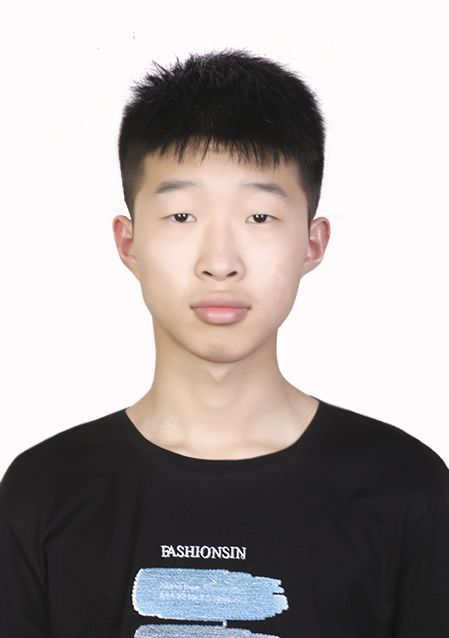
#> input picture 演示/face/20230001.jpg, 449 x 638 px
$ python merge_photos.py face
#> lines starting #> are read from the running program, lines starting #| are printed output that depends on the picture
from __future__ import annotations

import argparse
from math import ceil
from pathlib import Path

from PIL import Image, ImageOps


IMAGE_SUFFIXES = {".jpg", ".jpeg", ".png", ".bmp", ".webp"}


def parse_args() -> argparse.Namespace:
    parser = argparse.ArgumentParser(description="将文件夹中的图片合成为一张合照")
    parser.add_argument("input_dir", help="包含图片的文件夹路径")
    parser.add_argument(
        "-o",
        "--output",
        default=None,
        help="输出文件路径，默认输出到输入目录同级目录下",
    )
    parser.add_argument("--cols", type=int, default=5, help="每行图片数量，默认 5")
    parser.add_argument("--thumb-width", type=int, default=260, help="单张缩略图宽度")
    parser.add_argument("--thumb-height", type=int, default=320, help="单张缩略图高度")
    return parser.parse_args()


def collect_images(input_dir: Path) -> list[Path]:
    if not input_dir.exists() or not input_dir.is_dir():
        raise FileNotFoundError(f"输入文件夹不存在: {input_dir}")

    images = sorted(
        path
        for path in input_dir.iterdir()
        if path.is_file() and path.suffix.lower() in IMAGE_SUFFIXES
    )
    if not images:
        raise ValueError(f"文件夹中未找到可用图片: {input_dir}")
    return images


def build_output_path(input_dir: Path, output: str | None) -> Path:
    if output:
        return Path(output)
    return input_dir.parent / f"{input_dir.name}_group_photo.jpg"


def merge_photos(
    image_paths: list[Path],
    output_path: Path,
    cols: int,
    thumb_width: int,
    thumb_height: int,
) -> Path:
#> called with cols = 5, thumb_width = 260, thumb_height = 320
    cols = max(cols, 1)
    gap = 24
    margin = 40
    label_height = 36
    rows = ceil(len(image_paths) / cols)

    canvas_width = margin * 2 + cols * thumb_width + (cols - 1) * gap
    canvas_height = margin * 2 + rows * (thumb_height + label_height) + (rows - 1) * gap
    canvas = Image.new("RGB", (canvas_width, canvas_height), (245, 240, 232))
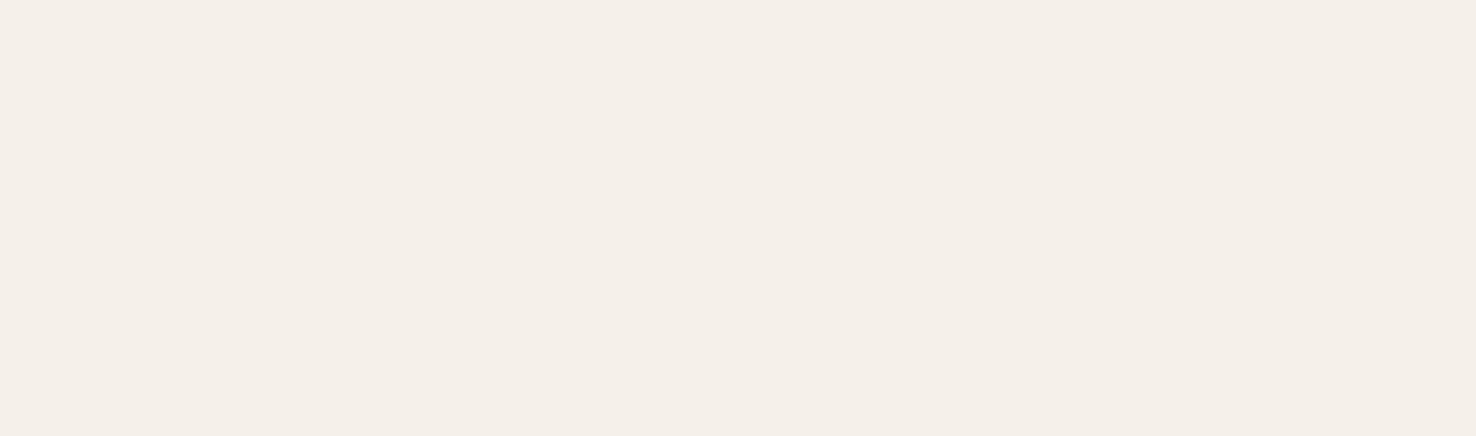
#> canvas: PIL image 1476x436 RGB; mean R, G, B 245, 240, 232

    for index, image_path in enumerate(image_paths):
        row = index // cols
        col = index % cols
        x = margin + col * (thumb_width + gap)
        y = margin + row * (thumb_height + label_height + gap)

        image = Image.open(image_path).convert("RGB")
#> image is the input picture: PIL image 449x638 RGB; mean R, G, B 168.9, 161.9, 160.9
        fitted = ImageOps.fit(
            image,
            (thumb_width, thumb_height),
            method=Image.Resampling.LANCZOS,
            centering=(0.5, 0.35),
        )
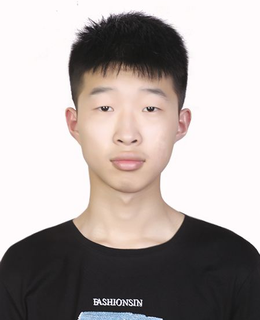
#> fitted: PIL image 260x320 RGB; mean R, G, B 174.1, 165.7, 163.5
        framed = ImageOps.expand(fitted, border=4, fill=(255, 255, 255))
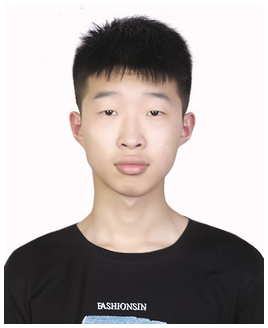
#> framed: PIL image 268x328 RGB; mean R, G, B 178.5, 170.4, 168.4
        canvas.paste(framed, (x, y))
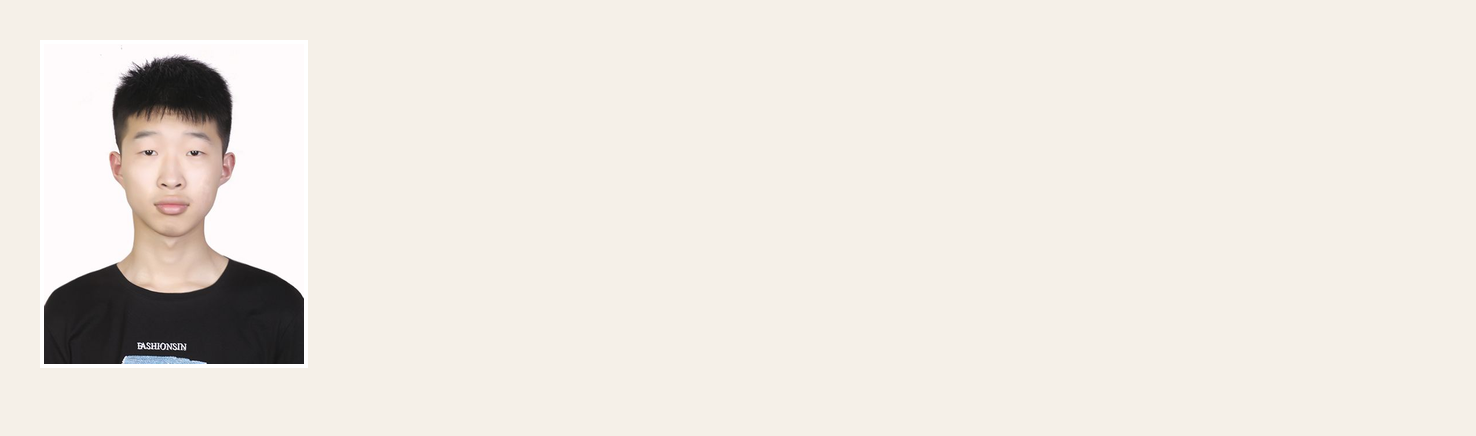
#> canvas: PIL image 1476x436 RGB; mean R, G, B 235.9, 230.5, 223.3
#> pass 2 of the loop in merge_photos, `for index, image_path in enumerate(image_paths):`:
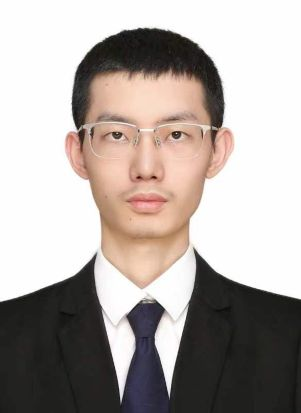
#> input picture 演示/face/20230002.jpg, 301 x 413 px
#> in merge_photos, image is the input picture: PIL image 301x413 RGB; mean R, G, B 175.4, 167.3, 163
#> in merge_photos, `framed = ImageOps.expand(fitted, border=4, fill=(255, 255, 255))`:
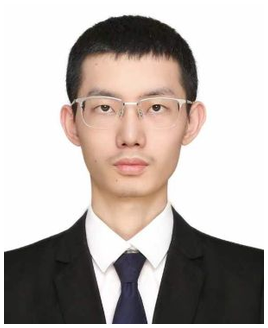
#> framed: PIL image 268x328 RGB; mean R, G, B 186.5, 177.9, 173.3
#> in merge_photos, `canvas.paste(framed, (x, y))`:
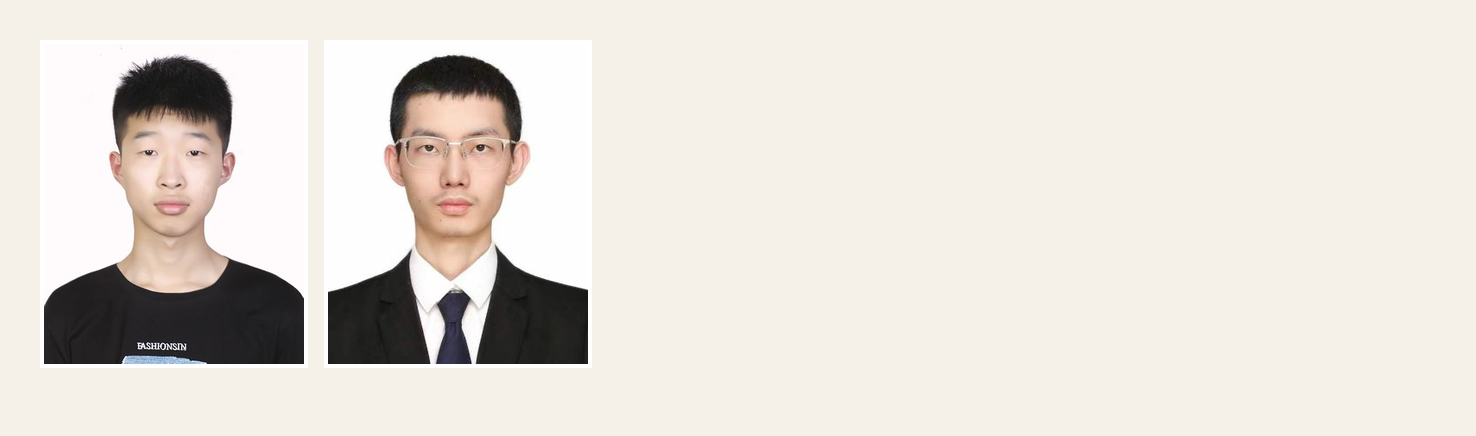
#> canvas: PIL image 1476x436 RGB; mean R, G, B 227.9, 222, 215.3

    output_path.parent.mkdir(parents=True, exist_ok=True)
    canvas.save(output_path, quality=95)
    return output_path


def main() -> None:
    args = parse_args()
    input_dir = Path(args.input_dir).resolve()
    image_paths = collect_images(input_dir)
    output_path = build_output_path(input_dir, args.output).resolve()
    result = merge_photos(
        image_paths=image_paths,
        output_path=output_path,
        cols=args.cols,
        thumb_width=args.thumb_width,
        thumb_height=args.thumb_height,
    )
    print(result)


if __name__ == "__main__":
    main()
